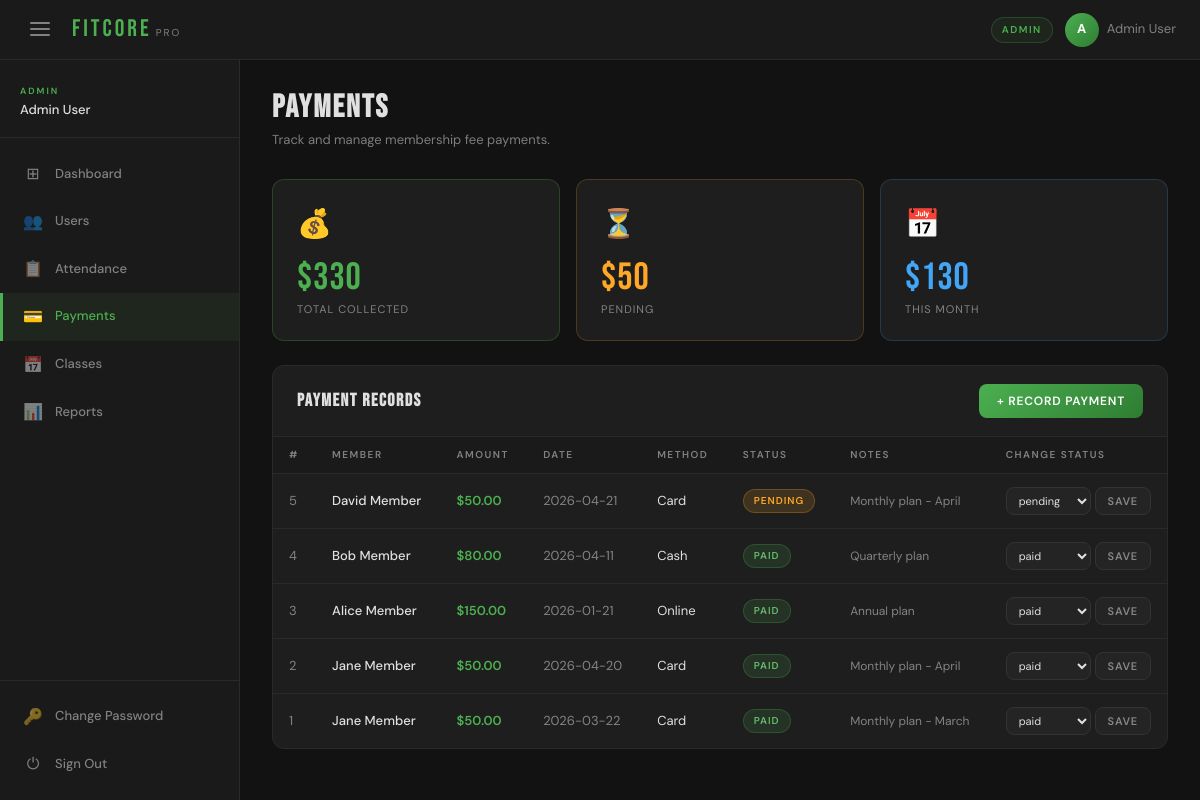
The app's page /payments.php (signed in) with its own data.
### tables this page shows
CREATE TABLE `payments` (
  `id`             INT UNSIGNED  NOT NULL AUTO_INCREMENT,
  `member_id`      INT UNSIGNED  NOT NULL,
  `amount`         DECIMAL(10,2) NOT NULL,
  `payment_date`   DATE          NOT NULL,
  `payment_method` ENUM('cash','card','online') NOT NULL DEFAULT 'cash',
  `status`         ENUM('paid','pending','failed') NOT NULL DEFAULT 'pending',
  `notes`          VARCHAR(255)      NULL,
  PRIMARY KEY (`id`),
  KEY `idx_pay_member` (`member_id`),
  KEY `idx_pay_date`   (`payment_date`),
  CONSTRAINT `fk_pay_member`
    FOREIGN KEY (`member_id`) REFERENCES `members` (`id`) ON DELETE CASCADE
);

CREATE TABLE `users` (
  `id`         INT UNSIGNED     NOT NULL AUTO_INCREMENT,
  `name`       VARCHAR(100)     NOT NULL,
  `email`      VARCHAR(150)     NOT NULL,
  `password`   VARCHAR(255)     NOT NULL,
  `role_id`    TINYINT UNSIGNED NOT NULL,
  `phone`      VARCHAR(20)          NULL,
  `status`     ENUM('active','inactive') NOT NULL DEFAULT 'active',
  `created_at` TIMESTAMP        NOT NULL DEFAULT CURRENT_TIMESTAMP,
  PRIMARY KEY (`id`),
  UNIQUE KEY `uq_email` (`email`),
  KEY `idx_role` (`role_id`),
  CONSTRAINT `fk_users_role`
    FOREIGN KEY (`role_id`) REFERENCES `roles` (`id`)
);

### includes/auth_guard.php (called while the page is built, shortened)
<?php
function e(mixed $val): string {
    return htmlspecialchars((string)($val ?? ''), ENT_QUOTES, 'UTF-8');
}
function role(): string { return $_SESSION['role'] ?? ''; }

### payments.php (the view, shortened to what this page needs)
<?php
require_once 'includes/auth_guard.php';
$db  = db();
$r   = role();
if (in_array($r, ['admin', 'manager'])) {
    $payments = $db->query("
        SELECT p.*, u.name AS member_name
        FROM   payments p
        JOIN   members m ON m.id = p.member_id
        JOIN   users   u ON u.id = m.user_id
        ORDER  BY p.id DESC LIMIT 100
    ");
    $totalPaid    = $db->query("SELECT COALESCE(SUM(amount),0) FROM payments WHERE status='paid'")->fetch_row()[0];
    $totalPending = $db->query("SELECT COALESCE(SUM(amount),0) FROM payments WHERE status='pending'")->fetch_row()[0];
    $monthRevenue = $db->query("SELECT COALESCE(SUM(amount),0) FROM payments WHERE status='paid' AND MONTH(payment_date)=MONTH(NOW())")->fetch_row()[0];
}
$statusBadge = ['paid' => 'badge-success', 'pending' => 'badge-warning', 'failed' => 'badge-danger'];
require_once 'includes/header.php';
require_once 'includes/sidebar.php';
?>
<main class="main-content">
<?php if (in_array($r, ['admin', 'manager'])): ?>
<div class="page-header">
  <h1>PAYMENTS</h1>
  <p>Track and manage membership fee payments.</p>
</div>
<div class="stats-grid" style="grid-template-columns:repeat(3,1fr);margin-bottom:24px">
  <div class="stat-card accent"> <span class="stat-icon">💰</span><div class="stat-value">$<?= number_format($totalPaid,    0) ?></div><div class="stat-label">Total Collected</div></div>
  <div class="stat-card warning"><span class="stat-icon">⏳</span><div class="stat-value">$<?= number_format($totalPending, 0) ?></div><div class="stat-label">Pending</div></div>
  <div class="stat-card info">   <span class="stat-icon">📅</span><div class="stat-value">$<?= number_format($monthRevenue, 0) ?></div><div class="stat-label">This Month</div></div>
</div>
<div class="card">
  <div class="card-header">
    <h3>Payment Records</h3>
    <button class="btn btn-primary" onclick="document.getElementById('payModal').style.display='flex'">+ Record Payment</button>
  </div>
  <div class="table-responsive">
    <table>
      <thead>
        <tr><th>#</th><th>Member</th><th>Amount</th><th>Date</th><th>Method</th><th>Status</th><th>Notes</th><th>Change Status</th></tr>
      </thead>
      <tbody>
      <?php if ($payments->num_rows === 0): ?>
        <tr class="no-records"><td colspan="8">No payment records found.</td></tr>
      <?php else: while ($p = $payments->fetch_assoc()): ?>
        <tr>
          <td class="text-muted"><?= $p['id'] ?></td>
          <td style="font-weight:500"><?= e($p['member_name']) ?></td>
          <td class="text-accent fw-600">$<?= number_format($p['amount'], 2) ?></td>
          <td class="text-muted"><?= e($p['payment_date']) ?></td>
          <td><?= e(ucfirst($p['payment_method'])) ?></td>
          <td><span class="badge <?= $statusBadge[$p['status']] ?? 'badge-neutral' ?>"><?= e($p['status']) ?></span></td>
          <td class="text-muted text-small"><?= e($p['notes'] ?: '—') ?></td>
          <td>
            <form method="POST" style="display:flex;gap:4px">
              <select name="status" class="form-control" style="padding:4px 8px;font-size:11px">
                <?php foreach (['paid', 'pending', 'failed'] as $s): ?>
                  <option <?= $p['status'] === $s ? 'selected' : '' ?>><?= $s ?></option>
                <?php endforeach; ?>
              </select>
              <button type="submit" class="btn btn-ghost btn-sm">Save</button>
            </form>
          </td>
        </tr>
      <?php endwhile; endif; ?>
      </tbody>
    </table>
  </div>
</div>
<?php endif;  ?>
</main>
<?php require_once 'includes/footer.php'; ?>

### records on screen
payments: id "5", users.name "David Member", amount "50.00", payment_date "2026-04-21", payment_method "Card", status "PENDING", notes "Monthly plan - April", status "pending"
payments: id "4", users.name "Bob Member", amount "80.00", payment_date "2026-04-11", payment_method "Cash", status "PAID", notes "Quarterly plan", status "paid"
payments: id "3", users.name "Alice Member", amount "150.00", payment_date "2026-01-21", payment_method "Online", status "PAID", notes "Annual plan", status "paid"
payments: id "2", users.name "Jane Member", amount "50.00", payment_date "2026-04-20", payment_method "Card", status "PAID", notes "Monthly plan - April", status "paid"
payments: id "1", users.name "Jane Member", amount "50.00", payment_date "2026-03-22", payment_method "Card", status "PAID", notes "Monthly plan - March", status "paid"

### other values on screen
role() "ADMIN"
substr($_SESSION['user_name'] ?? 'U', 0, 1) "A"
$_SESSION['user_name'] "Admin User"
$r "ADMIN"
$item['icon'] "⊞"
$item['label'] "Dashboard"
$item['icon'] "👥"
$item['label'] "Users"
$item['icon'] "📋"
$item['label'] "Attendance"
$item['icon'] "💳"
$item['label'] "Payments"
$item['icon'] "📅"
$item['label'] "Classes"
$item['icon'] "📊"
